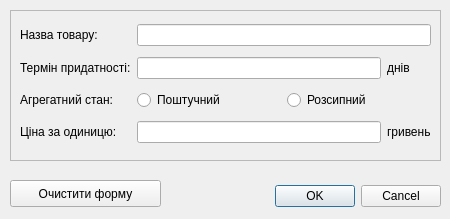
<?xml version="1.0" encoding="UTF-8"?>
<ui version="4.0">
 <class>Dialog_good_types</class>
 <widget class="QDialog" name="Dialog_good_types">
  <property name="geometry">
   <rect>
    <x>0</x>
    <y>0</y>
    <width>450</width>
    <height>219</height>
   </rect>
  </property>
  <property name="windowTitle">
   <string>Dialog</string>
  </property>
  <widget class="QDialogButtonBox" name="buttonBox">
   <property name="geometry">
    <rect>
     <x>200</x>
     <y>180</y>
     <width>241</width>
     <height>32</height>
    </rect>
   </property>
   <property name="orientation">
    <enum>Qt::Horizontal</enum>
   </property>
   <property name="standardButtons">
    <set>QDialogButtonBox::Cancel|QDialogButtonBox::Ok</set>
   </property>
  </widget>
  <widget class="QFrame" name="frame">
   <property name="geometry">
    <rect>
     <x>10</x>
     <y>10</y>
     <width>431</width>
     <height>151</height>
    </rect>
   </property>
   <property name="frameShape">
    <enum>QFrame::StyledPanel</enum>
   </property>
   <property name="frameShadow">
    <enum>QFrame::Raised</enum>
   </property>
   <widget class="QWidget" name="gridLayoutWidget">
    <property name="geometry">
     <rect>
      <x>10</x>
      <y>9</y>
      <width>411</width>
      <height>131</height>
     </rect>
    </property>
    <layout class="QGridLayout" name="gridLayout">
     <item row="2" column="0">
      <widget class="QLabel" name="label_4">
       <property name="text">
        <string>Агрегатний стан:</string>
       </property>
      </widget>
     </item>
     <item row="0" column="0">
      <widget class="QLabel" name="label">
       <property name="text">
        <string>Назва товару:</string>
       </property>
      </widget>
     </item>
     <item row="1" column="2">
      <widget class="QLabel" name="label_3">
       <property name="text">
        <string>днів</string>
       </property>
      </widget>
     </item>
     <item row="1" column="1">
      <widget class="QLineEdit" name="expiration_date"/>
     </item>
     <item row="0" column="1" colspan="2">
      <widget class="QLineEdit" name="good_type_name"/>
     </item>
     <item row="1" column="0">
      <widget class="QLabel" name="label_2">
       <property name="text">
        <string>Термін придатності:</string>
       </property>
      </widget>
     </item>
     <item row="3" column="0">
      <widget class="QLabel" name="label_5">
       <property name="text">
        <string>Ціна за одиницю:</string>
       </property>
      </widget>
     </item>
     <item row="3" column="1">
      <widget class="QLineEdit" name="price_for_one"/>
     </item>
     <item row="3" column="2">
      <widget class="QLabel" name="label_6">
       <property name="text">
        <string>гривень</string>
       </property>
      </widget>
     </item>
     <item row="2" column="1" colspan="2">
      <layout class="QHBoxLayout" name="horizontalLayout">
       <item>
        <widget class="QRadioButton" name="is_item">
         <property name="text">
          <string>Поштучний</string>
         </property>
        </widget>
       </item>
       <item>
        <widget class="QRadioButton" name="is_loose">
         <property name="text">
          <string>Розсипний</string>
         </property>
        </widget>
       </item>
      </layout>
     </item>
    </layout>
   </widget>
  </widget>
  <widget class="QPushButton" name="clear_good_type_form">
   <property name="geometry">
    <rect>
     <x>10</x>
     <y>180</y>
     <width>151</width>
     <height>27</height>
    </rect>
   </property>
   <property name="text">
    <string>Очистити форму</string>
   </property>
  </widget>
 </widget>
 <resources/>
 <connections>
  <connection>
   <sender>buttonBox</sender>
   <signal>accepted()</signal>
   <receiver>Dialog_good_types</receiver>
   <slot>accept()</slot>
   <hints>
    <hint type="sourcelabel">
     <x>248</x>
     <y>254</y>
    </hint>
    <hint type="destinationlabel">
     <x>157</x>
     <y>274</y>
    </hint>
   </hints>
  </connection>
  <connection>
   <sender>buttonBox</sender>
   <signal>rejected()</signal>
   <receiver>Dialog_good_types</receiver>
   <slot>reject()</slot>
   <hints>
    <hint type="sourcelabel">
     <x>316</x>
     <y>260</y>
    </hint>
    <hint type="destinationlabel">
     <x>286</x>
     <y>274</y>
    </hint>
   </hints>
  </connection>
 </connections>
</ui>
